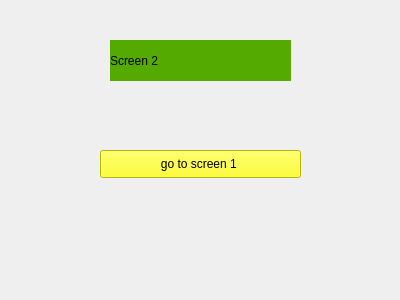
<?xml version="1.0" encoding="UTF-8"?>
<ui version="4.0">
 <class>label_2</class>
 <widget class="QWidget" name="label_2">
  <property name="geometry">
   <rect>
    <x>0</x>
    <y>0</y>
    <width>400</width>
    <height>300</height>
   </rect>
  </property>
  <property name="windowTitle">
   <string>Form</string>
  </property>
  <widget class="QLabel" name="label">
   <property name="geometry">
    <rect>
     <x>110</x>
     <y>40</y>
     <width>181</width>
     <height>41</height>
    </rect>
   </property>
   <property name="styleSheet">
    <string notr="true">font: 10pt &quot;MS Shell Dlg 2&quot;;
background-color: rgb(85, 170, 0);
color: rgb(0, 0, 0);</string>
   </property>
   <property name="text">
    <string>Screen 2 </string>
   </property>
  </widget>
  <widget class="QPushButton" name="button2">
   <property name="geometry">
    <rect>
     <x>100</x>
     <y>150</y>
     <width>201</width>
     <height>28</height>
    </rect>
   </property>
   <property name="styleSheet">
    <string notr="true">color: rgb(0, 0, 0);
background-color: rgb(255, 255, 0);
font: 10pt &quot;MS Shell Dlg 2&quot;;</string>
   </property>
   <property name="text">
    <string>go to screen 1 </string>
   </property>
  </widget>
 </widget>
 <resources/>
 <connections/>
</ui>
